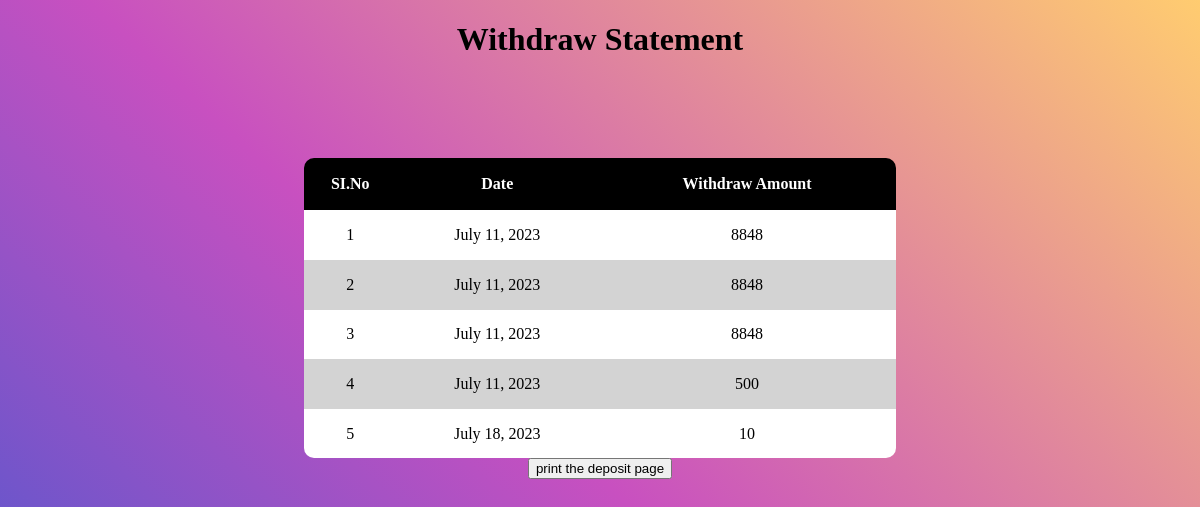
Page /bank_app/mwithdraw/ (signed in) on the committed database.
### bank_app/models.py (models this page shows)
class withdrawamount(models.Model):
    uid = models.IntegerField()
    amount=models.IntegerField()
    date=models.DateField(auto_now_add=True)

### bank_app/views.py (the view)
# urls.py: path('mwithdraw/',mwithdraw),
def mwithdraw(request):
    x = withdrawamount.objects.all()
    id = request.session['id']
    return render(request, 'miniwithdraw.html', {'x': x, 'id': id})

### bank_app/templates/miniwithdraw.html (shortened to what this page needs)
<!DOCTYPE html>
<html lang="en">
<head>
</head>
<body id="body">
<div id="data">
<center><h1>Withdraw Statement</h1></center>
<table id="Table1">
    <tr id="head">
        <th>SI.No</th>
        <th>Date</th>
        <th>Withdraw Amount</th>
    </tr>
      {% for i in x %}
      {% if i.uid == id %}
    <tr>
        <td>{{i.id}}</td>
        <td>{{i.date}}</td>
        <td>{{i.amount}}</td>
    </tr>
    {% endif %}
    {% endfor %}
</table>
</div>
<center><button onclick="myfunction()">print the deposit page</button></center>
</body>
</html>

### bank_app/templates/miniwithdraw.html (style rules this page uses)
body { background-color: #4158D0; background-image: linear-gradient(43deg, #4158D0 0%, #C850C0 46%, #FFCC70 100%); background-repeat:no-repeat; background-size: 100% 800px; }
tr:nth-child(odd) { background-color:lightgrey; }
tr:nth-child(even) { background-color:white; }
#head { background-color: black; }
th { color: white; height: 50px; }
#Table1 { border-collapse: collapse; width:100%; height:300px; width:50%; margin-top: 100px; margin-left:25%; border-radius:10px; overflow:hidden; }
tr { text-align: center; }

### rows in the picture
withdrawamount: id "1", date "July 11, 2023", amount "8848"
withdrawamount: id "2", date "July 11, 2023", amount "8848"
withdrawamount: id "3", date "July 11, 2023", amount "8848"
withdrawamount: id "4", date "July 11, 2023", amount "500"
withdrawamount: id "5", date "July 18, 2023", amount "10"
